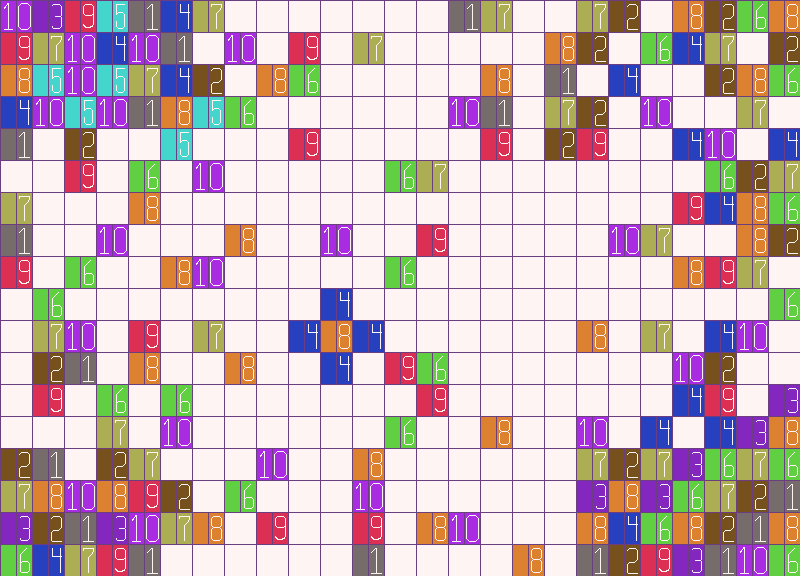

The image is a tile-based game level rendered from a .tmx file. Its description and source (layers, tilesets, objects; grid data summarised) follow:
An orthogonal 25x18 tile map with 32x32 px tiles, 1 tile layer (Tile Layer 1).

<map version="1.0" orientation="orthogonal" width="25" height="18" tilewidth="32" tileheight="32">
 <tileset firstgid="1" name="LD26" tilewidth="32" tileheight="32">
  <image source="SpriteSheet.png" width="256" height="256" />
  <tile id="8">
   <properties>
    <property name="Value " value="10" />
   </properties>
  </tile>
  <tile id="9">
   <properties>
    <property name="Value" value="9" />
   </properties>
  </tile>
  <tile id="10">
   <properties>
    <property name="Value" value="8" />
   </properties>
  </tile>
  <tile id="11">
   <properties>
    <property name="Value" value="7" />
   </properties>
  </tile>
  <tile id="12">
   <properties>
    <property name="Value" value="6" />
   </properties>
  </tile>
  <tile id="13">
   <properties>
    <property name="Value" value="5" />
   </properties>
  </tile>
  <tile id="14">
   <properties>
    <property name="Value" value="4" />
   </properties>
  </tile>
  <tile id="15">
   <properties>
    <property name="Value" value="3" />
   </properties>
  </tile>
  <tile id="16">
   <properties>
    <property name="Value" value="2" />
   </properties>
  </tile>
  <tile id="17">
   <properties>
    <property name="Value" value="1" />
   </properties>
  </tile>
  <tile id="18">
   <properties>
    <property name="Value" value="0" />
   </properties>
  </tile>
 </tileset>
 <layer name="Tile Layer 1" width="25" height="18">
  <data>[450 cells, 450 non-empty, 11 distinct tile ids]</data>
 </layer>
</map>